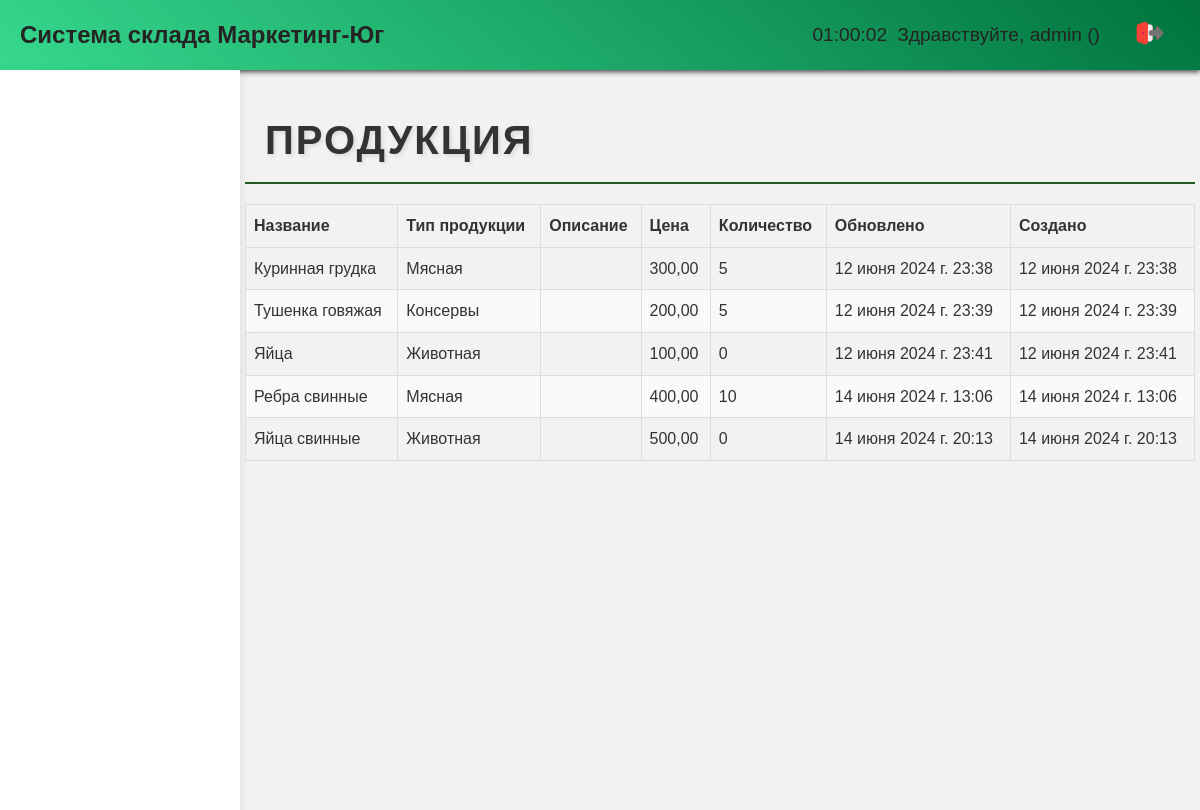
The app's page /products/ (signed in), older data.
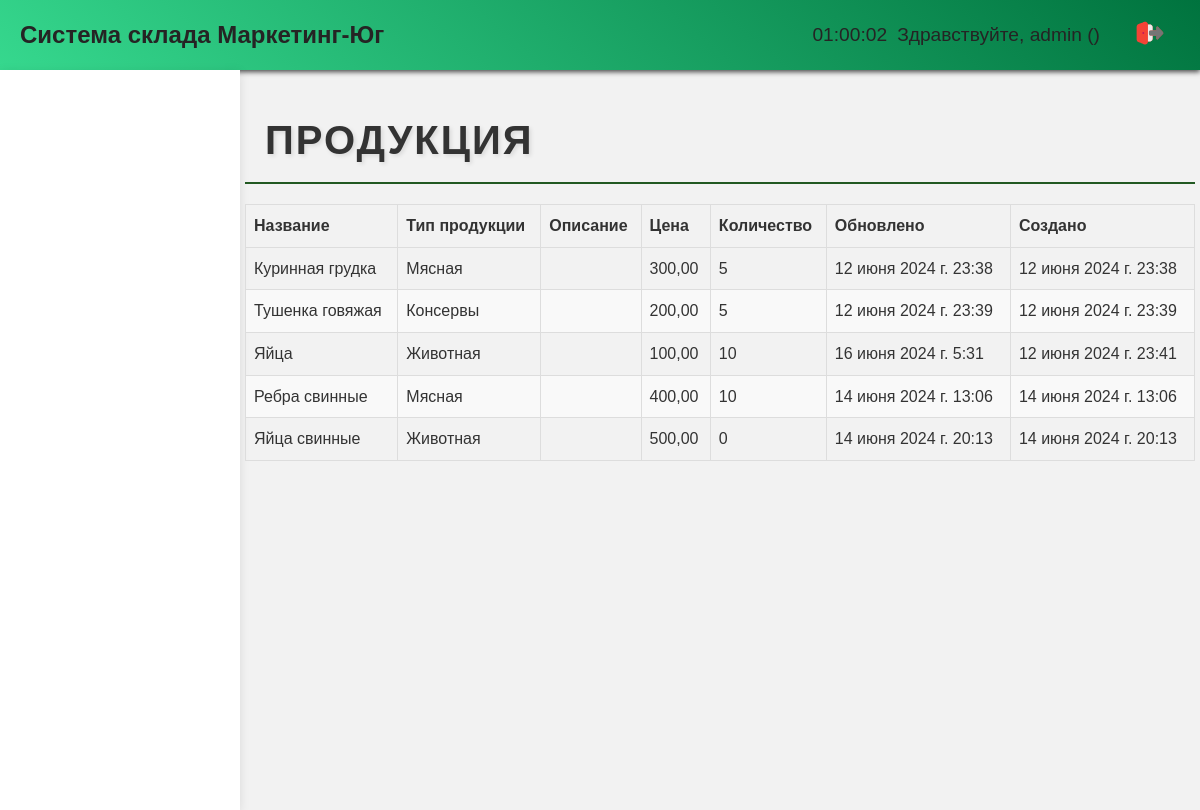
The same page, newer data.
### base/models.py (models this page shows, shortened)
class Product(models.Model):
    name = models.CharField(max_length=100)
    product_type = models.ForeignKey('ProductType', on_delete=models.CASCADE)
    description = models.TextField(blank=True, null=True)
    price = models.DecimalField(max_digits=10, decimal_places=2)
    quantity = models.IntegerField(default=0)
    updated = models.DateTimeField(auto_now=True)
    created = models.DateTimeField(auto_now_add=True)
    class Meta:
        verbose_name = 'Продукция'
        verbose_name_plural = 'Продукции'

class ProductType(models.Model):
    name = models.CharField(max_length=100)
    updated = models.DateTimeField(auto_now=True)
    created = models.DateTimeField(auto_now_add=True)
    def __str__(self):
        return self.name
    class Meta:
        verbose_name = 'Тип-продукции'
        verbose_name_plural = 'Типы-продукции'

### base/views.py (the view)
# urls.py: path('products/', views.products, name='products'),
def products(request):
    products = Product.objects.all()
    context = {
        'products': products
    }
    return render(request, 'products.html', context)

### base/templatetags/group_tags.py (called while the page is built)
@register.filter(name='has_group')
def has_group(user, group_name):
    return user.groups.filter(name=group_name).exists()

### templates/products.html (shortened to what this page needs)
{% extends 'home.html' %}
{% load static %}
{% block content %}
<h2>Продукция</h2>
<table class="product-table">
<thead>
    <tr>
        <th>Название</th>
        <th>Тип продукции</th>
        <th>Описание</th>
        <th>Цена</th>
        <th>Количество</th>
        <th>Обновлено</th>
        <th>Создано</th>
    </tr>
</thead>
<tbody>
    {% for product in products %}
    <tr>
        <td>{{ product.name }}</td>
        <td>{{ product.product_type }}</td>
        <td>{{ product.description }}</td>
        <td>{{ product.price }}</td>
        <td>{{ product.quantity }}</td>
        <td>{{ product.updated }}</td>
        <td>{{ product.created }}</td>
    </tr>
    {% endfor %}
</tbody>
</table>
{% endblock %}

Row changes from the older to the newer data that the page shows:
changed Product "Яйца": quantity "0" → "10"; updated "12 июня 2024 г. 23:41" → "16 июня 2024 г. 5:31"
